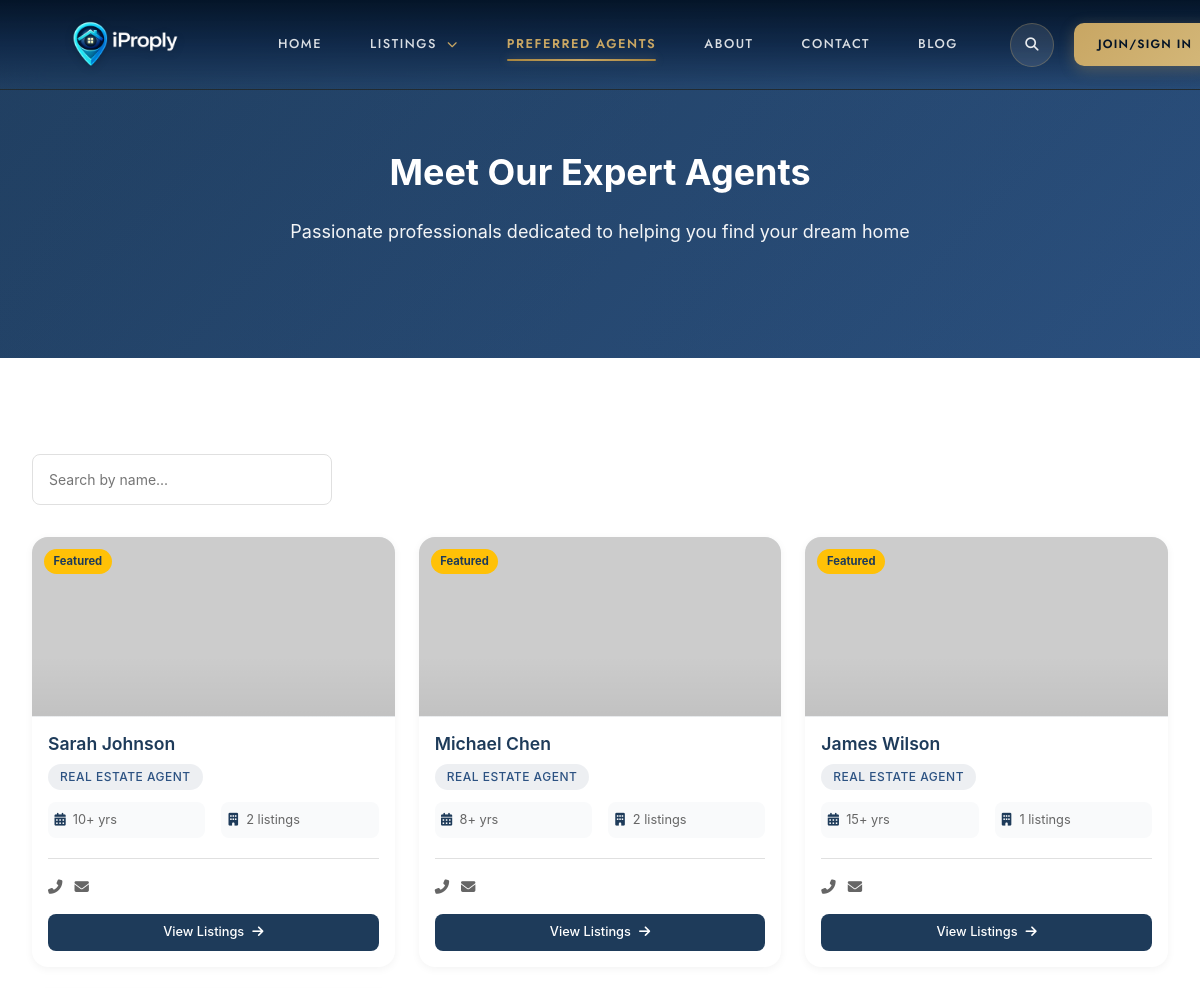
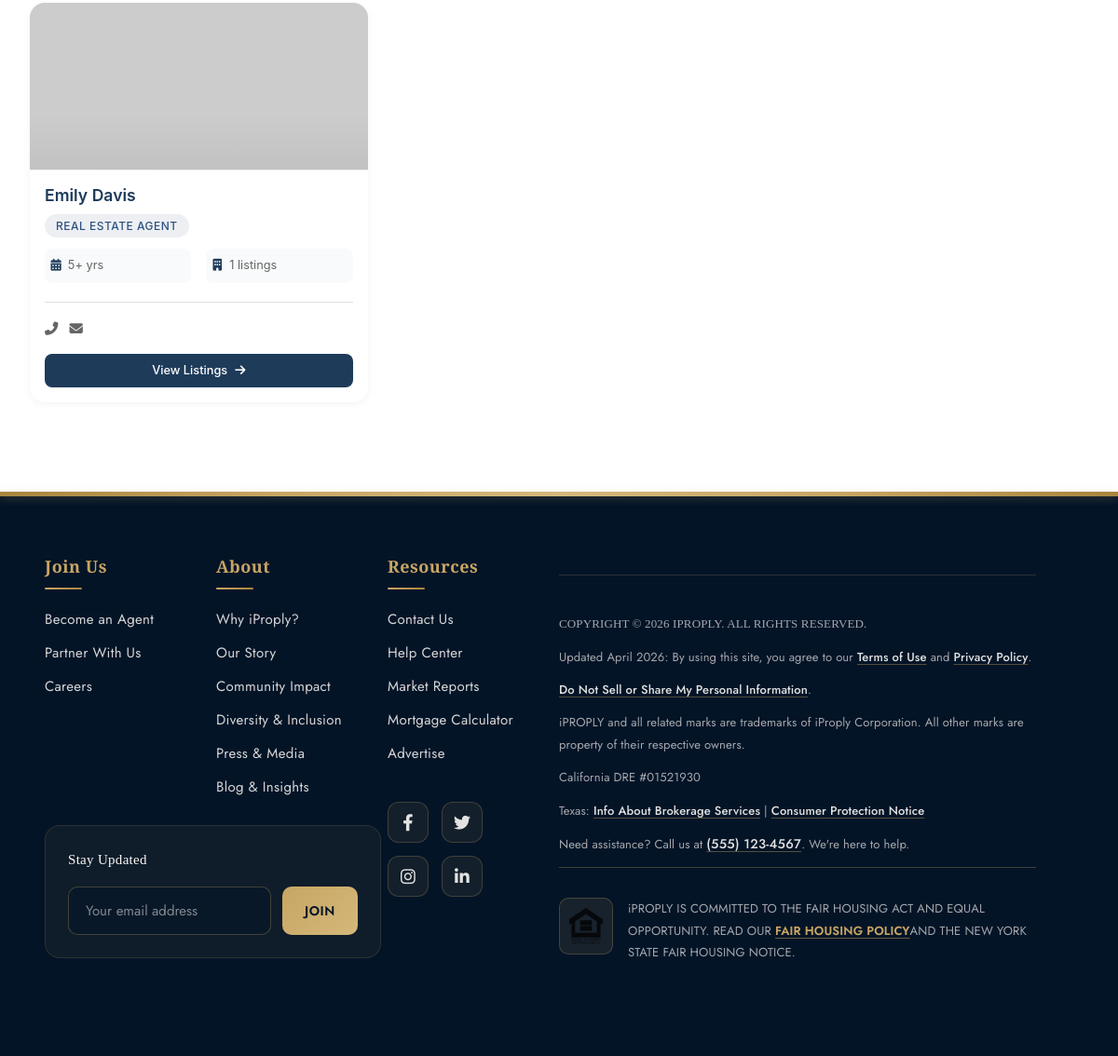
Screenshot of /agents.php with the database file from the repository (2 pictures, top to bottom).
### tables this page shows
CREATE TABLE agents (
    id INT AUTO_INCREMENT PRIMARY KEY,
    username VARCHAR(100) NOT NULL UNIQUE,
    email VARCHAR(255) NOT NULL UNIQUE,
    password VARCHAR(255) NOT NULL,
    first_name VARCHAR(100) NOT NULL,
    last_name VARCHAR(100) NOT NULL,
    phone VARCHAR(50),
    mobile VARCHAR(50),
    license_number VARCHAR(100),
    bio TEXT,
    avatar VARCHAR(255),
    address TEXT,
    city VARCHAR(100),
    state VARCHAR(50),
    zip_code VARCHAR(20),
    website VARCHAR(255),
    facebook VARCHAR(255),
    twitter VARCHAR(255),
    instagram VARCHAR(255),
    linkedin VARCHAR(255),
    years_experience INT DEFAULT 0,
    specialties TEXT,
    status ENUM('active', 'inactive', 'pending', 'suspended') DEFAULT 'pending',
    is_featured TINYINT(1) DEFAULT 0,
    email_notifications TINYINT(1) DEFAULT 1,
    last_login DATETIME,
    created_at TIMESTAMP DEFAULT CURRENT_TIMESTAMP,
    updated_at TIMESTAMP DEFAULT CURRENT_TIMESTAMP ON UPDATE CURRENT_TIMESTAMP
);

CREATE TABLE site_settings (
    id INT AUTO_INCREMENT PRIMARY KEY,
    site_name VARCHAR(255) NOT NULL DEFAULT 'iProply',
    site_tagline VARCHAR(500) DEFAULT 'Find Your Dream Home Today',
    site_email VARCHAR(255) DEFAULT 'info@iproply.com',
    site_phone VARCHAR(50) DEFAULT '(555) 123-4567',
    site_address TEXT,
    site_logo VARCHAR(255),
    smtp_host VARCHAR(255),
    smtp_port INT DEFAULT 587,
    smtp_username VARCHAR(255),
    smtp_password VARCHAR(255),
    smtp_encryption VARCHAR(20) DEFAULT 'tls',
    facebook_url VARCHAR(500),
    twitter_url VARCHAR(500),
    instagram_url VARCHAR(500),
    linkedin_url VARCHAR(500),
    meta_title VARCHAR(255),
    meta_description TEXT,
    meta_keywords TEXT,
    created_at TIMESTAMP DEFAULT CURRENT_TIMESTAMP,
    updated_at TIMESTAMP DEFAULT CURRENT_TIMESTAMP ON UPDATE CURRENT_TIMESTAMP
);

### includes/Database.php (called while the page is built, shortened)
<?php
class Database {
    private static $instance = null;
    private $pdo;
    private $stmt;
    private function __construct() {
        $dsn = "mysql:host=" . DB_HOST . ";dbname=" . DB_NAME . ";charset=" . DB_CHARSET;
        $options = [
            PDO::ATTR_ERRMODE => PDO::ERRMODE_EXCEPTION,
            PDO::ATTR_DEFAULT_FETCH_MODE => PDO::FETCH_ASSOC,
            PDO::ATTR_EMULATE_PREPARES => false,
            PDO::MYSQL_ATTR_INIT_COMMAND => "SET NAMES " . DB_CHARSET . " COLLATE utf8mb4_unicode_ci"
        ];
        try {
            $this->pdo = new PDO($dsn, DB_USER, DB_PASS, $options);
        } catch (PDOException $e) {
            $this->error = $e->getMessage();
            error_log("Database Connection Error: " . $this->error);
            if (APP_ENV === 'development') {
                die("Database Connection Error: " . $this->error);
            } else {
                die("A database error occurred. Please try again later.");
            }
        }
    }
    public static function getInstance() {
        if (self::$instance === null) {
            self::$instance = new self();
        }
        return self::$instance;
    }
    public function query($sql, $params = []) {
        $this->stmt = $this->pdo->prepare($sql);
        try {
            $this->stmt->execute($params);
            return $this;
        } catch (PDOException $e) {
            error_log("Query Error: " . $e->getMessage() . " | SQL: " . $sql);
            throw $e;
        }
    }
    public function fetchAll() {
        return $this->stmt->fetchAll();
    }
    public function fetchColumn($columnNumber = 0) {
        return $this->stmt->fetchColumn($columnNumber);
    }
    public function select($table, $columns = '*', $where = '', $params = [], $orderBy = '', $limit = '') {
        $sql = "SELECT {$columns} FROM {$table}";
        if ($where) {
            $sql .= " WHERE {$where}";
        }
        if ($orderBy) {
            $sql .= " ORDER BY {$orderBy}";
        }
        if ($limit) {
            $sql .= " LIMIT {$limit}";
        }
        return $this->query($sql, $params)->fetchAll();
    }
    public function selectOne($table, $columns = '*', $where = '', $params = []) {
        $result = $this->select($table, $columns, $where, $params, '', 1);
        return $result ? $result[0] : null;
    }
    public function count($table, $where = '', $params = []) {
        $sql = "SELECT COUNT(*) FROM {$table}";
        if ($where) {
            $sql .= " WHERE {$where}";
        }
        return $this->query($sql, $params)->fetchColumn();
    }
}

### config/config.php (called while the page is built, shortened)
<?php
function base_url($path = '') {
    return rtrim(APP_URL, '/') . '/' . ltrim($path, '/');
}
function asset_url($path) {
    return base_url('assets/' . ltrim($path, '/'));
}
function sanitize($input) {
    return htmlspecialchars(trim($input ?? ''), ENT_QUOTES, 'UTF-8');
}

### agents.php (the view, shortened to what this page needs)
<?php
require_once 'config/config.php';
require_once 'includes/Database.php';
$db = Database::getInstance();
$agents = $db->select('agents', '*', 'status = :status', ['status' => 'active'], 'is_featured DESC, created_at DESC');
include 'partials/header.php';
?>
<header class="page-header">
    <div class="container">
        <h1>Meet Our Expert Agents</h1>
        <p>Passionate professionals dedicated to helping you find your dream home</p>
    </div>
</header>
<section class="section">
    <div class="container">
        <div class="agents-filter">
            <div class="filter-group">
                <input type="text" id="agentSearch" placeholder="Search by name..." class="filter-input">
            </div>
        </div>
        <?php if (empty($agents)): ?>
            <div class="empty-state">
                <i class="fas fa-users-slash"></i>
                <h3>No agents found</h3>
                <p>Check back later for our agent listings</p>
            </div>
        <?php else: ?>
            <div class="agents-grid compact" id="agentsGrid">
                <?php foreach ($agents as $agent):
                    $fullName = sanitize($agent['first_name'] . ' ' . $agent['last_name']);
                    $avatar = $agent['avatar'] ? UPLOAD_URL . 'agents/' . $agent['avatar'] : 'https://ui-avatars.com/api/?name=' . urlencode($fullName) . '&background=1e3b5a&color=fff&size=400&bold=true';
                    $propertyCount = $db->count('properties', 'agent_id = :agent_id AND property_status = :status', [
                        'agent_id' => $agent['id'],
                        'status' => 'active'
                    ]);
                ?>
                    <div class="agent-card" data-agent-name="<?php echo strtolower($fullName); ?>">
                        <div class="agent-card-inner">
                            <div class="agent-card-image">
                                <img src="<?php echo $avatar; ?>" alt="<?php echo $fullName; ?>" loading="lazy">
                                <?php if ($agent['is_featured']): ?>
                                    <span class="featured-badge">Featured</span>
                                <?php endif; ?>
                            </div>
                            <div class="agent-card-content">
                                <h3><?php echo $fullName; ?></h3>
                                <p class="agent-title">Real Estate Agent</p>
                                <div class="agent-stats-row">
                                    <?php if ($agent['years_experience']): ?>
                                        <div class="agent-stat">
                                            <i class="fas fa-calendar-alt"></i>
                                            <span><?php echo $agent['years_experience']; ?>+ yrs</span>
                                        </div>
                                    <?php endif; ?>
                                    <div class="agent-stat">
                                        <i class="fas fa-building"></i>
                                        <span><?php echo $propertyCount; ?> listings</span>
                                    </div>
                                </div>
                                <div class="agent-contact-row">
                                    <?php if ($agent['phone']): ?>
                                        <a href="tel:<?php echo preg_replace('/[^0-9]/', '', $agent['phone']); ?>" class="contact-link" title="Call">
                                            <i class="fas fa-phone-alt"></i>
                                        </a>
                                    <?php endif; ?>
                                    <?php if ($agent['email']): ?>
                                        <a href="mailto:<?php echo sanitize($agent['email']); ?>" class="contact-link" title="Email">
                                            <i class="fas fa-envelope"></i>
                                        </a>
                                    <?php endif; ?>
                                </div>
                                <a href="listings.php?agent=<?php echo $agent['id']; ?>" class="btn btn-sm agent-listings-btn">
                                    View Listings <i class="fas fa-arrow-right"></i>
                                </a>
                            </div>
                        </div>
                    </div>
                <?php endforeach; ?>
            </div>
        <?php endif; ?>
    </div>
</section>
<?php include 'partials/footer.php'; ?>

### partials/footer.php (shortened to what this page needs)
<?php
function format_phone_url($phone) {
    return preg_replace('/[^0-9]/', '', $phone);
}
?>
    </main>
    <div class="SiteFooter main-content">
        <div class="footerContent fluid-gutter row">
            <div class="flex flex-column col-12 col-md-4 col-lg-3 col-xl-2 linkSection links">
                <p class="linkHeading">Join Us</p>
                <div class="LinkItem"><a href="<?php echo base_url('become-agent.php'); ?>">Become an Agent</a></div>
                <div class="LinkItem"><a href="<?php echo base_url('partners.php'); ?>">Partner With Us</a></div>
                <div class="LinkItem"><a href="<?php echo base_url('careers.php'); ?>">Careers</a></div>
                <div class="newsletter-inline" style="margin-top: 125px; width: fit-content;">
                    <p>Stay Updated</p>
                    <form class="newsletter-form-inline" action="<?php echo base_url('subscribe.php'); ?>" method="POST">
                        <input type="email" name="email" placeholder="Your email address" required>
                        <button type="submit">Join</button>
                    </form>
                </div>
            </div>
            <div class="flex flex-column col-12 col-md-2 col-lg-2 linkSection links">
                <p class="linkHeading">About</p>
                <div class="LinkItem"><a href="<?php echo base_url('why-iproply.php'); ?>">Why iProply?</a></div>
                <div class="LinkItem"><a href="<?php echo base_url('our-story.php'); ?>">Our Story</a></div>
                <div class="LinkItem"><a href="<?php echo base_url('community-impact.php'); ?>">Community Impact</a></div>
                <div class="LinkItem"><a href="<?php echo base_url('inclusion.php'); ?>">Diversity & Inclusion</a></div>
                <div class="LinkItem"><a href="<?php echo base_url('press.php'); ?>">Press & Media</a></div>
                <div class="LinkItem"><a href="<?php echo base_url('blog.php'); ?>">Blog & Insights</a></div>
            </div>
            <div class="flex flex-column col-12 col-md-2 col-lg-2 linkSection links">
                <p class="linkHeading">Resources</p>
                <div class="LinkItem"><a href="<?php echo base_url('contact.php'); ?>">Contact Us</a></div>
                <div class="LinkItem"><a href="<?php echo base_url('help-center.php'); ?>">Help Center</a></div>
                <div class="LinkItem"><a href="<?php echo base_url('market-reports.php'); ?>">Market Reports</a></div>
                <div class="LinkItem"><a href="<?php echo base_url('mortgage-calculator.php'); ?>">Mortgage Calculator</a></div>
                <div class="LinkItem"><a href="<?php echo base_url('advertise.php'); ?>">Advertise</a></div>
                <div class="socials">
                    <ul class="footerSocialButtons inlineList">
                        <li><a href="https://facebook.com/iproply" target="_blank" rel="noopener" aria-label="Facebook"><i class="fab fa-facebook-f"></i></a></li>
                        <li><a href="https://twitter.com/iproply" target="_blank" rel="noopener" aria-label="Twitter"><i class="fab fa-twitter"></i></a></li>
                        <li><a href="https://instagram.com/iproply" target="_blank" rel="noopener" aria-label="Instagram"><i class="fab fa-instagram"></i></a></li>
                        <li><a href="https://linkedin.com/company/iproply" target="_blank" rel="noopener" aria-label="LinkedIn"><i class="fab fa-linkedin-in"></i></a></li>
                    </ul>
                </div>
            </div>
            <div class="flex flex-column col-12 col-md-4 col-lg-5 col-xl-6">
                <div class="legal">
                    <p class="copyright">Copyright &copy; <?php echo date('Y'); ?> <?php echo sanitize($siteSettings['site_name'] ?? 'iProply'); ?>. All rights reserved.</p>
                    <p class="tos-eula">Updated <?php echo date('F Y'); ?>: By using this site, you agree to our <a href="<?php echo base_url('terms-of-use.php'); ?>" target="_blank">Terms of Use</a> and <a href="<?php echo base_url('privacy-policy.php'); ?>" target="_blank">Privacy Policy</a>.</p>
                    <p class="do-not-sell"><a href="<?php echo base_url('privacy/cookie.php'); ?>" target="_blank">Do Not Sell or Share My Personal Information</a>.</p>
                    <p class="trademark">iPROPLY and all related marks are trademarks of iProply Corporation. All other marks are property of their respective owners.</p>
                    <p class="ca-dre">California DRE #<?php echo sanitize($siteSettings['ca_dre'] ?? '01521930'); ?></p>
                    <p class="trec">Texas: <a href="<?php echo asset_url('docs/texas-ibs.pdf'); ?>" target="_blank">Info About Brokerage Services</a> | <a href="https://www.trec.texas.gov/forms/consumer-protection-notice" target="_blank">Consumer Protection Notice</a></p>
                    <p class="helpReading">Need assistance? Call us at <a class="phoneNumber" href="tel:<?php echo format_phone_url($siteSettings['site_phone'] ?? '1-844-759-7732'); ?>"><?php echo sanitize($siteSettings['site_phone'] ?? '1-844-IPROPLY'); ?></a>. We're here to help.</p>
                    <p class="fairHousingPolicyBold">
                        <span class="eho">
                            <a href="<?php echo base_url('fair-housing.php'); ?>" target="_blank" rel="noopener">
                                <img class="ehoLogo" src="<?php echo asset_url('images/equal-housing.png'); ?>" alt="Equal Housing Opportunity" loading="lazy">
                            </a>
                        </span>
                        <span>iPROPLY IS COMMITTED TO THE FAIR HOUSING ACT AND EQUAL OPPORTUNITY. READ OUR <a href="<?php echo base_url('fair-housing-policy.php'); ?>">FAIR HOUSING POLICY</a>AND THE NEW YORK STATE FAIR HOUSING NOTICE.</span>
                    </p>
                </div>
            </div>
        </div>
    </div>
</body>
</html>

### rows the page displays
agents: is_featured "Featured", fullName "Sarah Johnson", years_experience "10", propertyCount "2"
agents: is_featured "Featured", fullName "Michael Chen", years_experience "8", id "2"
agents: is_featured "Featured", fullName "James Wilson", years_experience "15", propertyCount "1"
agents: fullName "Emily Davis", years_experience "5", propertyCount "1"
site_settings: site_name "IPROPLY", site_phone "(555) 123-4567"

### other values shown
$siteSettings['ca_dre'] "01521930"
